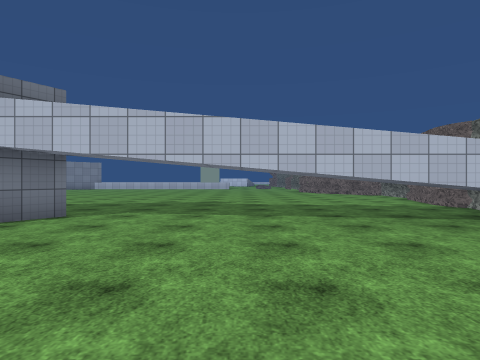
view 1 (above)

18 first-person views from a walk through a 3-D level made in the Unity game engine. The camera is 1.3 m above the floor, looks level and sees 75° across. The floor is counted in squares, 2 m on a side. Each view is taken from the middle of a square. On the plan, view 1 faces up. The plan holds only what a view shows up to about 10 squares ahead; the rest is blank. The place goes on beyond the plan. The player character is not drawn. Surface patterns are stand-ins for the level's own textures.

view 2
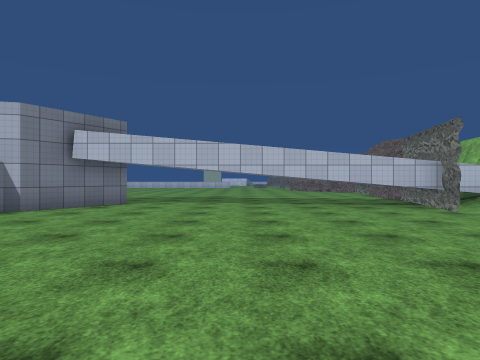

view 3
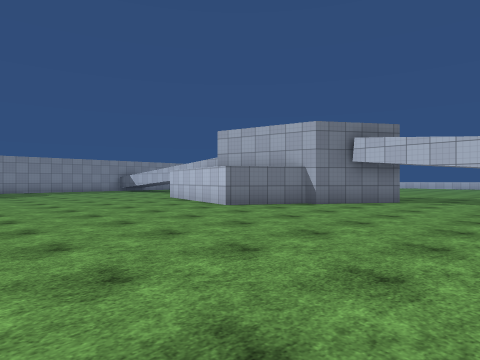

view 4
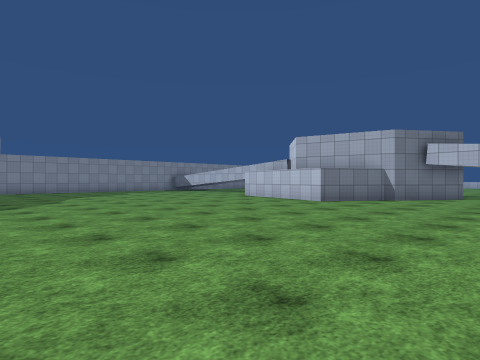

view 5
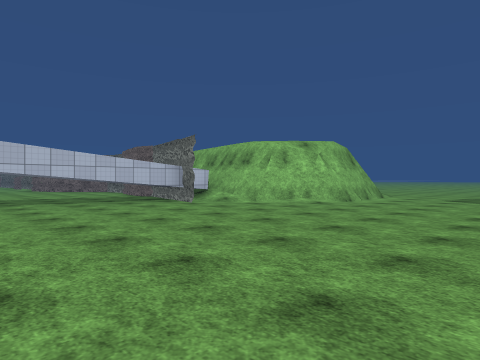

view 6
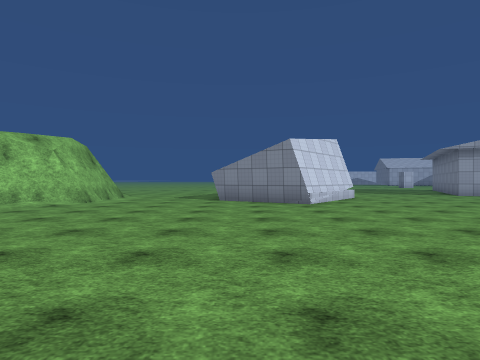

view 7
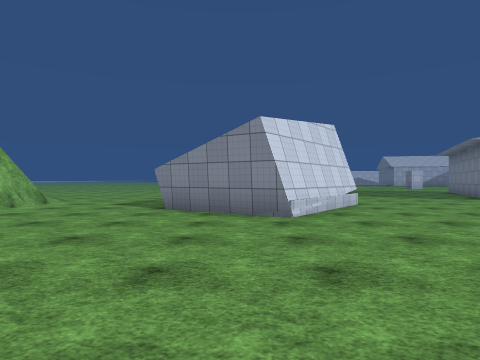

view 8
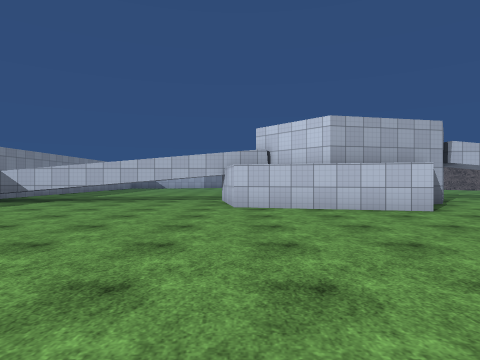

view 9
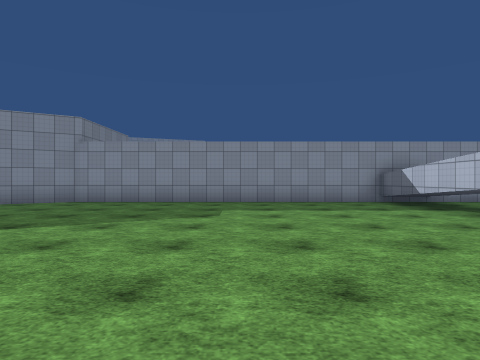

view 10
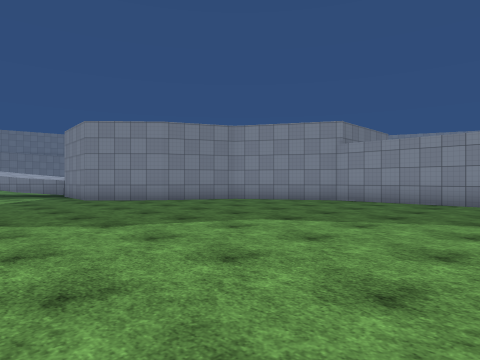

view 11
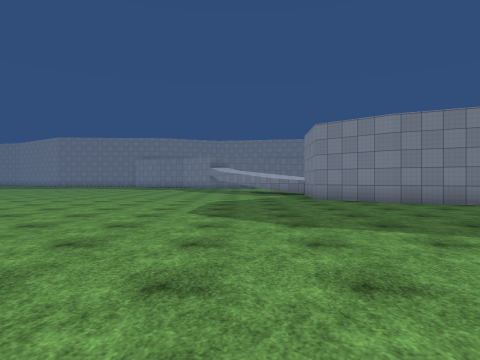

view 12
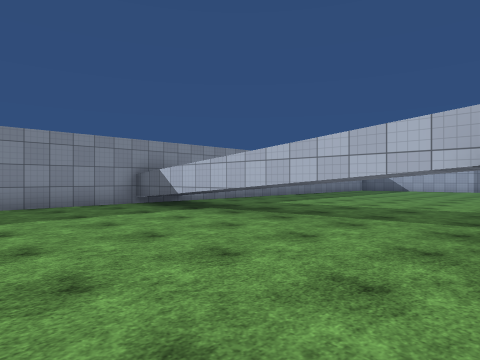

view 13
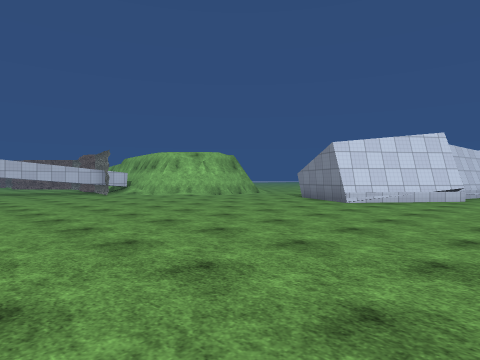

view 14
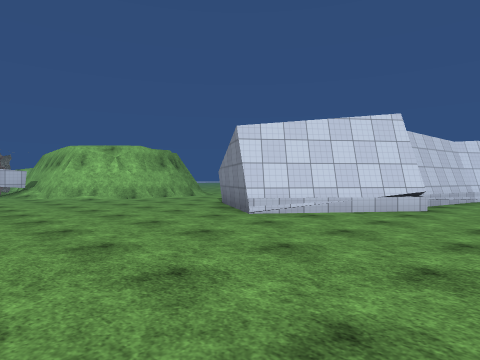

view 15
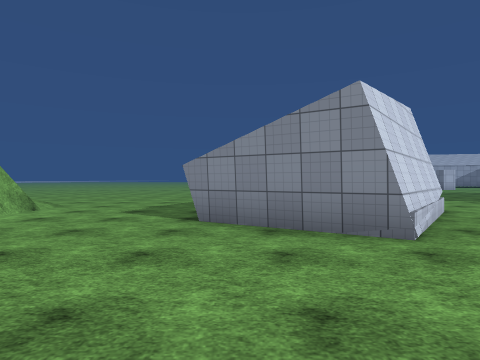

view 16
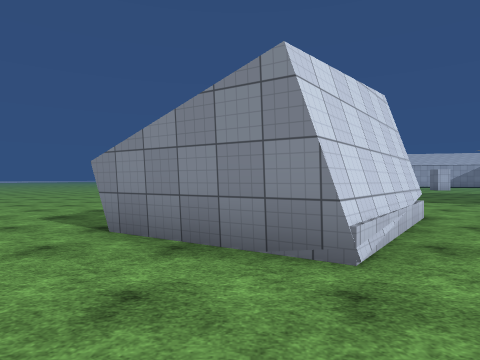

view 17
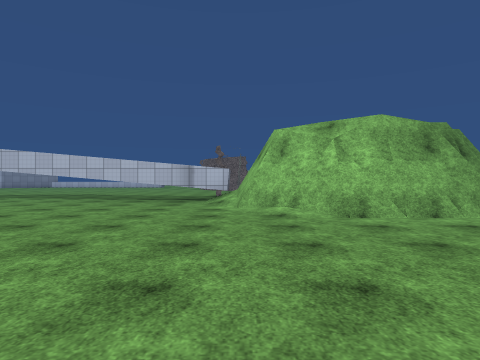

view 18
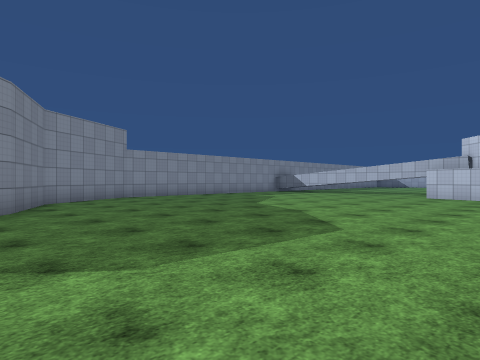

### Floor plan
Key: @ floor where view 1 was taken; # wall or solid block; . main floor; : floor 1.5 m higher than the main floor; / step, stairs or slope; = window, fence, low wall or low ledge; ^ raised ledge; v drop or lower ground; T thing the floor can be seen under or through.
Columns run from 18 left of view 1 to 13 right of it. Each row starts with its distance up from view 1.
 11      ..
 10     ....     ...........
  9    .....     ...........
  8   ......      .........v
  7 #.......      .........v
  6 #.......       ........:
  5 #TTTTTTT      #.....TTT^
  4 #TTTTTTT#    ##...TTTTT##
  3 #.......##  ##..........##
  2 #........####............#// #
  1 #........................####/..
  0 #.................@.............
 -1 #...............................
 -2 #...............................
 -3 #.......................... ....
 -4 #..........................
 -5 #........................./
 -6 #.........................#/
 -7 ##........................##=
 -8  ##............  ...........#.##
 -9   ###........... ...............
-10     ##.......... ...............

Where each view was taken, in squares from view 1:
view 1: 0 up, 0 right, facing up
view 2: 3 down, 0 right, facing up
view 3: 4 down, 0 right, facing up-left
view 4: 7 down, 1 left, facing up-left
view 5: 4 down, 1 left, facing up-right
view 6: 4 down, 1 left, facing right
view 7: 5 down, 2 right, facing right
view 8: 5 down, 10 left, facing up
view 9: 0 up, 9 left, facing left
view 10: 0 up, 9 left, facing down-left
view 11: 0 up, 10 left, facing down
view 12: 0 up, 10 left, facing up-left
view 13: 10 down, 1 left, facing up-right
view 14: 10 down, 3 right, facing up-right
view 15: 4 down, 4 right, facing right
view 16: 5 down, 5 right, facing right
view 17: 5 down, 6 right, facing up
view 18: 10 down, 7 left, facing up-left
